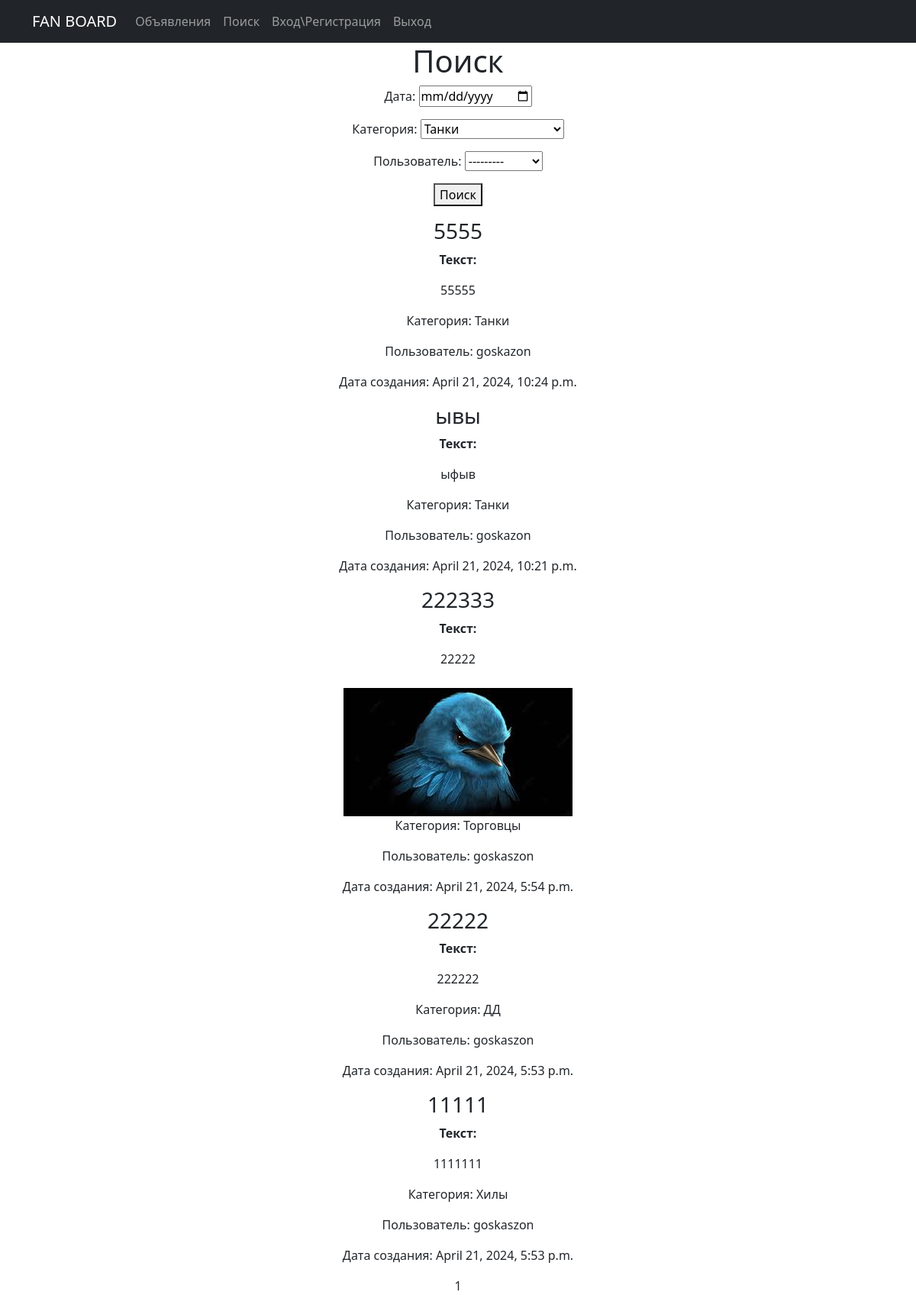
The app's page /search/ with its own data.
### board/models.py (models this page shows, shortened)
class Ad(models.Model):
    CATEGORY_CHOICES = [
        ('Танки', 'Танки'),
        ('Хилы', 'Хилы'),
        ('ДД', 'ДД'),
        ('Торговцы', 'Торговцы'),
        ('Гилдмастеры', 'Гилдмастеры'),
        ('Квестгиверы', 'Квестгиверы'),
        ('Кузнецы', 'Кузнецы'),
        ('Кожевники', 'Кожевники'),
        ('Зельевары', 'Зельевары'),
        ('Мастера заклинаний', 'Мастера заклинаний'),
    ]
    user = models.ForeignKey(User, on_delete=models.CASCADE)
    title = models.CharField(max_length=255)
    text = RichTextField()
    category = models.CharField(max_length=50, choices=CATEGORY_CHOICES)
    image = models.ImageField(upload_to='images/', null=True, blank=True)
    video = models.FileField(upload_to='videos/', null=True, blank=True)
    created_at = models.DateTimeField(auto_now_add=True)
    updated_at = models.DateTimeField(auto_now=True)
    is_active = models.BooleanField(default=True)

### board/views.py (the view)
# urls.py: path('search/', AdSearchView.as_view(), name='ad_search'),
class AdSearchView(ListView):
    template_name = 'search_ads.html'
    context_object_name = 'ads'
    ordering = ['-created_at']
    paginate_by = 5
    model = Ad
    def get_queryset(self):
        queryset = super().get_queryset()
        date_filter = self.request.GET.get('created_at')
        category_filter = self.request.GET.get('category')
        user_filter = self.request.GET.get('user')
        filters = Q()
        if date_filter:
            filters &= Q(created_at=date_filter)
        if category_filter:
            filters &= Q(category=category_filter)
        if user_filter:
            filters &= Q(user__username=user_filter)
        queryset = queryset.filter(filters)
        return queryset
    def get_context_data(self, **kwargs):
        context = super().get_context_data(**kwargs)
        context['date_form'] = DateFilterForm()
        context['category_form'] = CategoryFilterForm()
        context['user_form'] = UserFilterForm()
        return context

### board/forms.py
class DateFilterForm(forms.Form):
    date = forms.DateField(label='Дата', required=False, widget=forms.DateInput(attrs={'type': 'date'}))

class CategoryFilterForm(forms.Form):
    CATEGORY_CHOICES = [
        ('Танки', 'Танки'),
        ('Хилы', 'Хилы'),
        ('ДД', 'ДД'),
        ('Торговцы', 'Торговцы'),
        ('Гилдмастеры', 'Гилдмастеры'),
        ('Квестгиверы', 'Квестгиверы'),
        ('Кузнецы', 'Кузнецы'),
        ('Кожевники', 'Кожевники'),
        ('Зельевары', 'Зельевары'),
        ('Мастера заклинаний', 'Мастера заклинаний'),
    ]
    category = forms.ChoiceField(label='Категория', choices=CATEGORY_CHOICES, required=False)

### board/templates/board/search_ads.html (shortened to what this page needs)
{% extends 'board/default.html' %}
{% load custom_filters %}
{% load static %}
{% block content %}
    <h1>Поиск</h1>
    <form method="GET">
        {{ date_form.as_p }}
        {{ category_form.as_p }}
        {{ user_form.as_p }}
        <button type="submit">Поиск</button>
    </form>
    <ul style="list-style-type: none; padding: 0;">
        {% for ad in ads %}
            <li>
                <h3>{{ ad.title }}</h3>
                <p><strong>Текст:</strong></p>
            <div>{{ ad.text | safe }}</div>
            {% if ad.image %}
                <img src="{{ ad.image.url }}" alt="{{ ad.title }}" style="max-width: 100%; margin-top: 10px;">
            {% endif %}
                <p>Категория: {{ ad.category }}</p>
                <p>Пользователь: {{ ad.user.username }}</p>
                <p>Дата создания: {{ ad.created_at }}</p>
            </li>
        {% empty %}
            <li>No ads found</li>
        {% endfor %}
    </ul>
    {{ page_obj.number }}
{% endblock %}

### board/templates/board/default.html (shortened to what this page needs)
<html lang="en">
    <head>
        {% load custom_filters %}
        {% load static %}
        <link href="{% static 'css/styles.css' %}" rel="stylesheet" />
    </head>
    <body>
        <nav class="navbar navbar-expand-lg navbar-dark bg-dark">
            <div class="container">
                <a class="navbar-brand" href="#">FAN BOARD</a>
       <div class="collapse navbar-collapse" id="navbarResponsive">
           <ul class="navbar-nav ml-auto">
               <li class="nav-item">
                   <a class="nav-link" href='/board/'>Объявления</a>
               <li class="nav-item">
               <li class="nav-item">
                   <a class="nav-link" href="/search/">Поиск</a>
               <li class="nav-item">
               <li class="nav-item">
                   <a class="nav-link" href="/accounts/signup/">Вход\Регистрация</a>
               <li class="nav-item">
                   <a class="nav-link" href="/accounts/logout/">Выход</a>
               </li>
           </ul>
       </div>
   </div>
</nav>
        <div class="container">
            <div class="row">
                <div class="col-lg-12 text-center">
                    {% block content %}{% endblock content %}
                </div>
            </div>
        </div>
    </body>
</html>

### records on screen
Ad: title "5555", text "55555", category "Танки", user.username "goskazon", created_at "April 21, 2024, 10:24 p.m."
Ad: title "ывы", text "ыфыв", category "Танки", user.username "goskazon", created_at "April 21, 2024, 10:21 p.m."
Ad: title "222333", text "22222", image (picture), category "Торговцы", user.username "goskaszon", created_at "April 21, 2024, 5:54 p.m."
Ad: title "22222", text "222222", category "ДД", user.username "goskaszon", created_at "April 21, 2024, 5:53 p.m."
Ad: title "11111", text "1111111", category "Хилы", user.username "goskaszon", created_at "April 21, 2024, 5:53 p.m."

### other values on screen
{{ page_obj.number }} "1"
